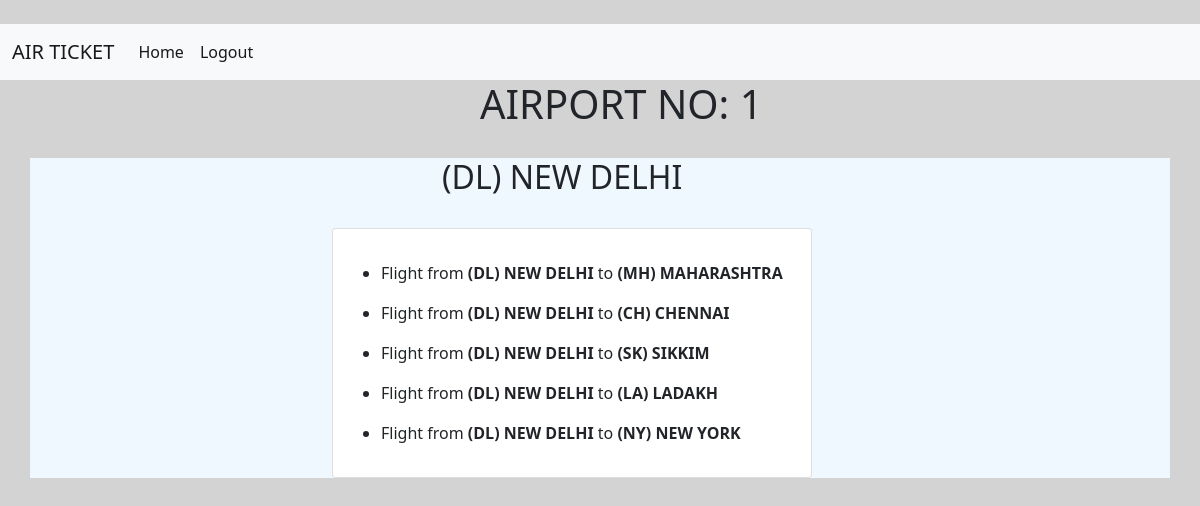
The page /Airport/1/ on the database its author committed.
### Flights/models.py (models this page shows, shortened)
class Airport(models.Model):
    code=models.CharField(max_length=3)
    city=models.CharField(max_length=120)
    def __str__(self):
        return f"({self.code}) {self.city}"

class Flight(models.Model):
    origin=models.ForeignKey(Airport,on_delete=models.CASCADE,related_name="departures")
    destination=models.ForeignKey(Airport,on_delete=models.CASCADE,related_name="arrivals")
    duration=models.IntegerField()

### Flights/views.py (the view)
# urls.py: path("Airport/<int:airport_id>/",airport_no,name="airport_no"),
def airport_no(request,airport_id):
    airport=Airport.objects.get(pk=airport_id)
    context={
        "airport":airport,
        "flight":Flight.objects.all(),
        }
    return render(request,"Flights/airport_no.html",context)

### Flights/templates/Flights/airport_no.html
{% extends 'Flights/base2.html'  %}
{%block body%}
<h1 style="margin-left:480px;">AIRPORT NO: {{airport.id}}</h1>
<div class="container" id="one"
     style="background-color:aliceblue;">
    <h2 style="margin-left:400px; margin-top:30px;">{{ airport }}</h2>
    <br />
    <div class="card" style="
        width: 30rem;
        display: flex;
        margin-left:290px;
        display: inline-block;
        justify-content: center;
        ">
        <div class="card-body">
            {% for f in flight %}
            <p class="card-text">
                <div>
                    {% if airport.id == f.origin.id %}
                    <ul>
                        <li>
                            Flight from <strong>{{f.origin}}</strong> to <strong>{{f.destination}}</strong>
                        </li>
                    </ul>
                    {% endif %}
                </div>
            </p>
            {% endfor %}
        </div>
    </div>
</div>
{% endblock %}

### Flights/templates/Flights/base2.html (shortened to what this page needs)
﻿{% load static %}
<!doctype html>
<html lang="en">
<head>
    <link href="https://cdn.jsdelivr.net/npm/bootstrap@5.0.0-beta2/dist/css/bootstrap.min.css" rel="stylesheet">
    <link href="{% static 'Flights/styles3.css' %}" rel="stylesheet" />
</head>
<body class="body1" style="background-color:lightgray;">
    <nav class="navbar navbar-expand-lg navbar-light bg-light">
        <div class="container-fluid">
            <a class="navbar-brand" href="#">AIR TICKET</a>
            <div class="collapse navbar-collapse" id="navbarSupportedContent">
                <ul class="navbar-nav me-auto mb-2 mb-lg-0">
                    <li class="nav-item">
                        <a class="nav-link active" aria-current="page" href="{% url 'home' %}">Home</a>
                    </li>
                    <li class="nav-item">
                        <a class="nav-link active" aria-current="page" href="{% url 'register' %}">Logout</a>
                    </li>
                </ul>
            </div>
        </div>
    </nav>
    {% block body %}
    {% endblock %}
</body>
</html>

### rows shown on the page
Airport: id "1", code+city "(DL) NEW DELHI"
Flight: origin "(DL) NEW DELHI", destination "(MH) MAHARASHTRA"
Flight: origin "(DL) NEW DELHI", destination "(CH) CHENNAI"
Flight: origin "(DL) NEW DELHI", destination "(SK) SIKKIM"
Flight: origin "(DL) NEW DELHI", destination "(LA) LADAKH"
Flight: origin "(DL) NEW DELHI", destination "(NY) NEW YORK"
